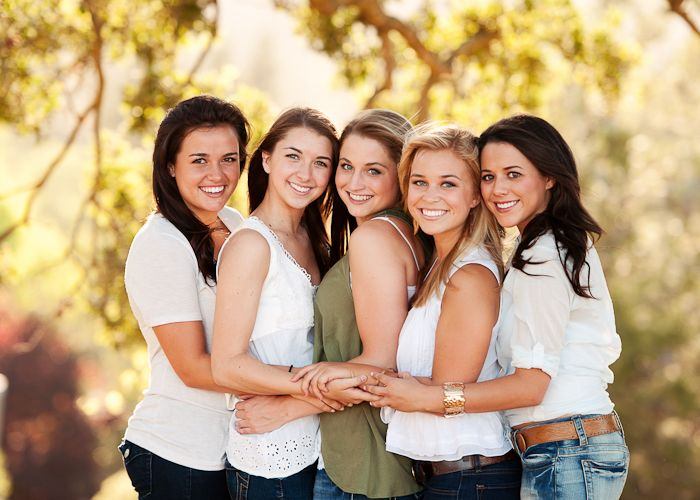
#> input picture group-photo.jpg, 700 x 500 px
$ jupyter execute FaceDetection.ipynb
#> lines starting #> are read from the running program, lines starting #| are printed output that depends on the picture; after the words box and inside, x2 and y2 are one past the last pixel; in counts of white or black regions, pixels touching at a corner belong together
## Face Detection

[cell 1]
# We will build the face detection algorithm using the Sliding Window technique. Move the window throughout the
# image and whenever a face is detected using template matching mark the face.
# So basically for the template matching we don't need to train a model instead we can use harrCascade which
# is in-built in openCv. The creators of openCv have used 100-1000s data to train a ML model and the output of
# that model is made into a template and they have stored this template into harrcascade.xml file.

[cell 2]
import cv2
import matplotlib.pyplot as plt

[cell 3]
img=plt.imread("./group-photo.jpg")
#> img is the input picture: shape (500, 700, 3); mean R, G, B 187.3, 160.8, 126.4

[cell 4]
plt.imshow(img)

[cell 5]
# Load the frontal cascade classifier
detector=cv2.CascadeClassifier('./haarcascade_frontalface_default.xml')

[cell 6]
allFaces=detector.detectMultiScale(img,1.3,5)
#> allFaces = [[172, 131, 80, 80], [269, 131, 75, 75], [326, 142, 71, 71], [469, 147, 75, 75], [396, 152, 80, 80]]

[cell 7]
# The detector detected six faces and each face has four properties (x,y,w,h):-----
# x,y--> Start coordinate of the face.
# w,h--> width and height of the face.

allFaces.shape
#> Out = (5, 4)

[cell 8]
allFaces
#> Out has the same summary as allFaces

[cell 9]
x,y,w,h = allFaces[0]
#> x = 172; y = 131; w = 80; h = 80

[cell 10]
# This is for marking one face.
img=cv2.rectangle(img,(x,y),(x+w,y+h),(0,0,0),2)

[cell 11]
plt.imshow(img)

[cell 12]
# Mark all the faces....
for face in allFaces:
    x,y,w,h = face
    img=cv2.rectangle(img,(x,y),(x+w,y+h),(255,0,0),2)
#> this loop made 5 passes
#> pass 1, `img=cv2.rectangle(img,(x,y),(x+w,y+h),(255,0,0),2)`:
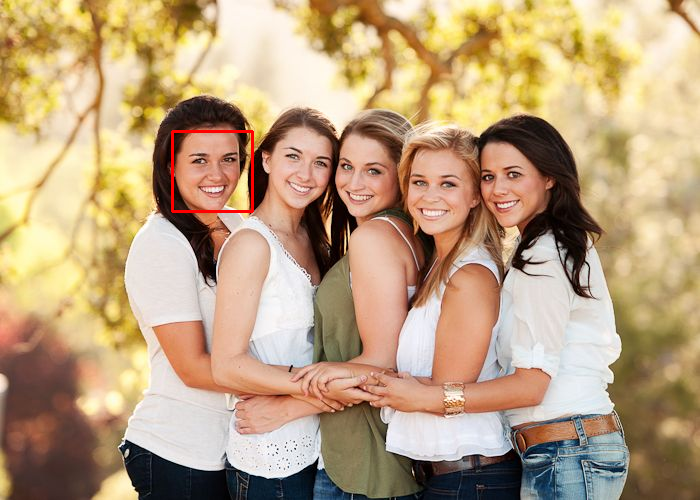
#> img: shape (500, 700, 3); mean R, G, B 187.7, 160.6, 126.2
#> pass 2, `img=cv2.rectangle(img,(x,y),(x+w,y+h),(255,0,0),2)`:
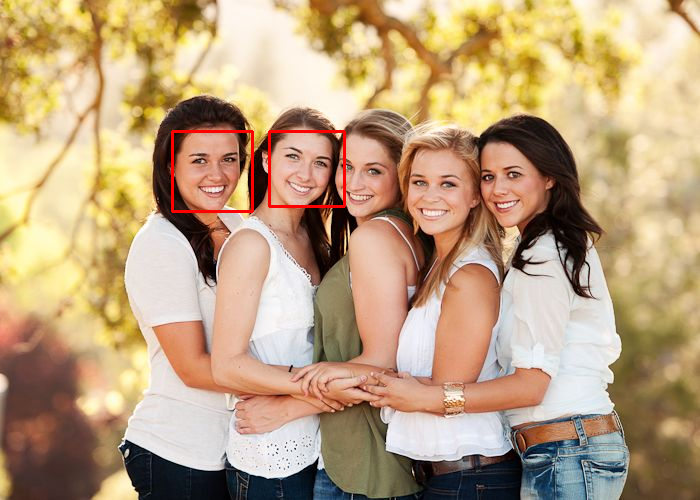
#> img: shape (500, 700, 3); 0.26% of pixels changed, all inside (x1, y1, x2, y2) = (268, 130, 346, 208)
#> pass 3, `img=cv2.rectangle(img,(x,y),(x+w,y+h),(255,0,0),2)`:
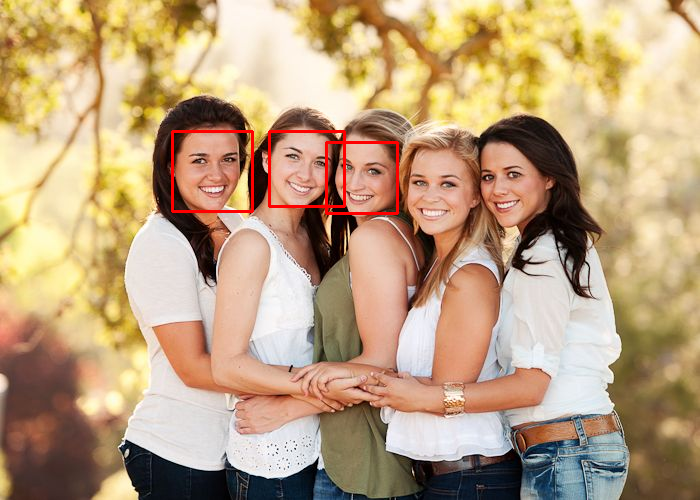
#> img: shape (500, 700, 3); 0.24% of pixels changed, all inside (x1, y1, x2, y2) = (325, 141, 399, 215)
#> after the loop:
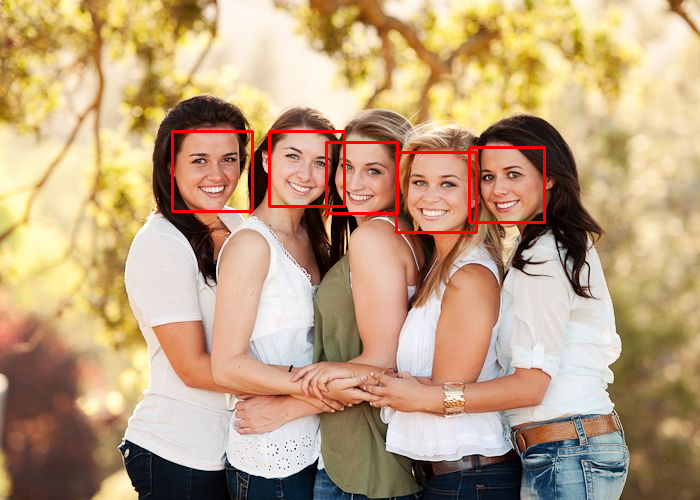
#> img: shape (500, 700, 3); 0.49% of pixels changed, all inside (x1, y1, x2, y2) = (395, 146, 546, 234)
